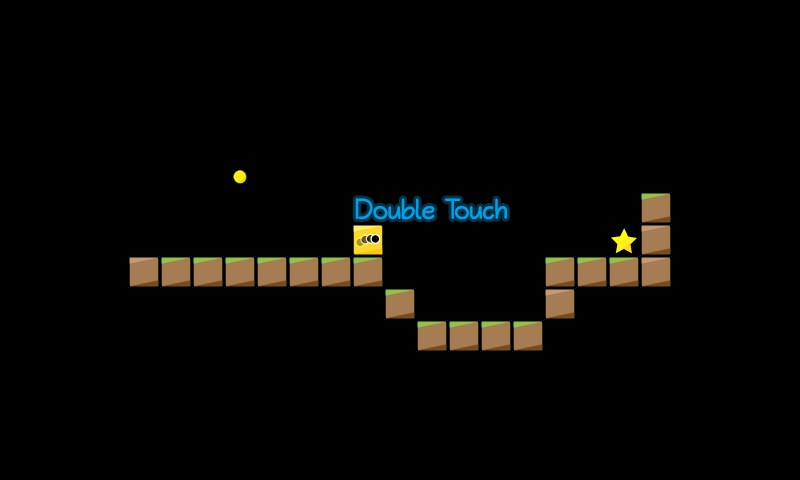

A 2D game scene composited from a Tiled map and its tileset images. What follows is a short description and the map's XML, with each tile layer's data collapsed to a summary:
An orthogonal 25x15 tile map with 32x32 px tiles, 1 tile layer (map).

<map version="1.2" tiledversion="1.2.4" orientation="orthogonal" renderorder="right-down" width="25" height="15" tilewidth="32" tileheight="32" infinite="0" nextlayerid="2" nextobjectid="1">
 <tileset firstgid="1" name="map_tiles" tilewidth="32" tileheight="32" tilecount="225" columns="15">
  <image source="../../img/map_tiles.png" width="480" height="480" />
 </tileset>
 <layer id="1" name="map" width="25" height="15">
  <data>[375 cells, 28 non-empty, 10 distinct tile ids]</data>
 </layer>
</map>
